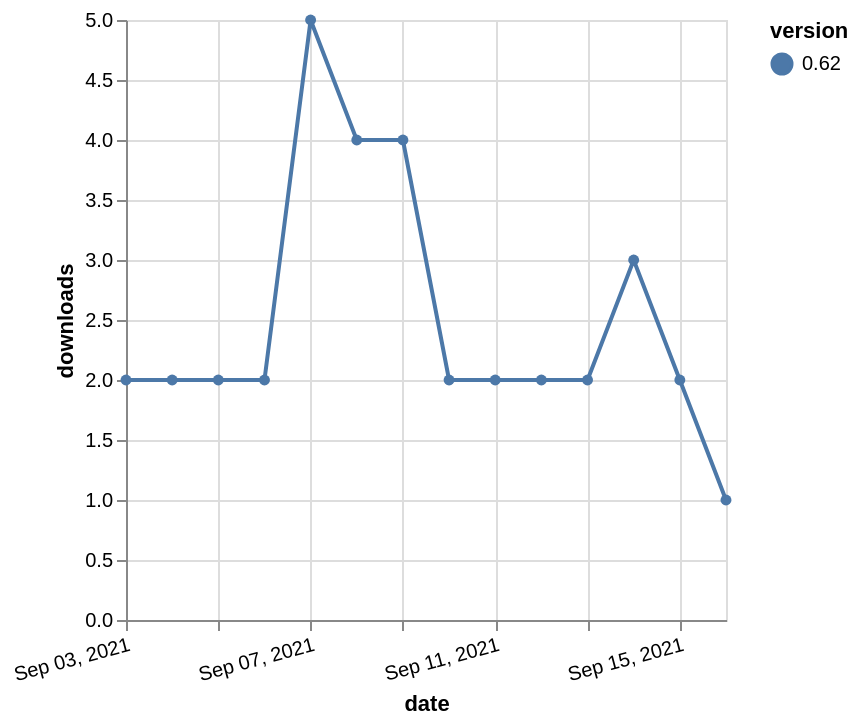

This figure's Vega-Lite source:
### Vega-Lite specification from a JSON file in a GitHub repository (floating-point values rounded to 4 significant figures)
{"$schema": "https://vega.github.io/schema/vega-lite/v5.json", "description": "A simple bar chart with embedded data.", "data": {"values": [{"date": "2021-09-03", "total": 2414, "delta": 2, "version": "0.62"}, {"date": "2021-09-04", "total": 2416, "delta": 2, "version": "0.62"}, {"date": "2021-09-05", "total": 2418, "delta": 2, "version": "0.62"}, {"date": "2021-09-06", "total": 2420, "delta": 2, "version": "0.62"}, {"date": "2021-09-07", "total": 2425, "delta": 5, "version": "0.62"}, {"date": "2021-09-08", "total": 2429, "delta": 4, "version": "0.62"}, {"date": "2021-09-09", "total": 2433, "delta": 4, "version": "0.62"}, {"date": "2021-09-10", "total": 2435, "delta": 2, "version": "0.62"}, {"date": "2021-09-11", "total": 2437, "delta": 2, "version": "0.62"}, {"date": "2021-09-12", "total": 2439, "delta": 2, "version": "0.62"}, {"date": "2021-09-13", "total": 2441, "delta": 2, "version": "0.62"}, {"date": "2021-09-14", "total": 2444, "delta": 3, "version": "0.62"}, {"date": "2021-09-15", "total": 2446, "delta": 2, "version": "0.62"}, {"date": "2021-09-16", "total": 2447, "delta": 1, "version": "0.62"}]}, "width": "container", "mark": {"type": "line", "point": {"filled": true}}, "encoding": {"x": {"field": "date", "type": "temporal", "timeUnit": "yearmonthdate", "title": "date", "axis": {"labelAngle": -15}}, "y": {"field": "delta", "type": "quantitative", "title": "downloads"}, "color": {"field": "version", "type": "nominal"}, "tooltip": {"field": "delta"}}}
